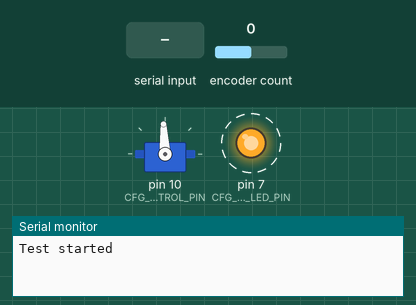
Recording of a sketch running on a simulated Arduino Uno, built with avr-gcc and run on an emulated ATmega328P. On the bench: servo, output pins drawn as LEDs (lit = HIGH), the last lines printed to the serial monitor. Dashed ring = blinking. The inputs (shaded band) are chosen by the test bench; at power-on: encoder count 0.

Above: at 0.79 s.
1.3 s: "1\n" received over Serial
At 2.04 s:
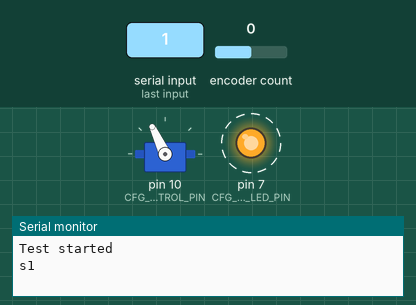
4.3 s: encoder count set to 1
7.3 s: "0\n" received over Serial
At 8.4 s:
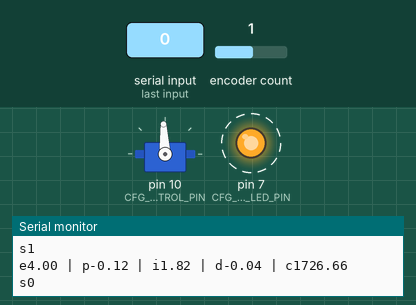
10.3 s: "2\n" received over Serial
At 11.91 s:
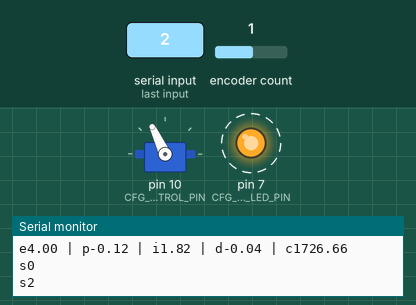
Timing chart, 0 to 50.9 s (numbered marks = the images above; inputs shaded):
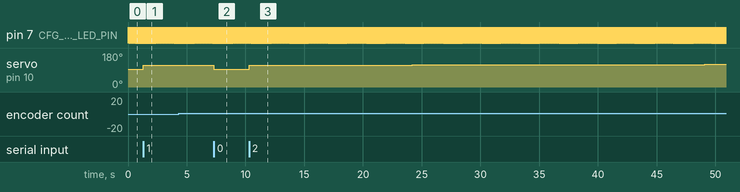

The sketch:

test_pid_with_load.ino
```cpp
#include "fdc_cfg.h"
#include "fdc_pid.h"
#include <Encoder.h>
#include <Servo.h>
#include <stdio.h>

#define MAIN_DEBUG_ENABLE  true

#if (CFG_MASTER_DEBUG_ENABLE && MAIN_DEBUG_ENABLE)
# define SERIAL_DEBUG_PRINT(x)    Serial.print(x)
# define SERIAL_DEBUG_PRINTLN(x)  Serial.println(x)
#else
# define SERIAL_DEBUG_PRINT(x)
# define SERIAL_DEBUG_PRINTLN(x)
#endif

#define LED_ON LOW
#define LED_OFF HIGH
#define BUTTON_PRESSED LOW
#define BUTTON_RELEASED HIGH

#define BLINK_LED() digitalWrite(CFG_BUTTON_LED_PIN, !digitalRead(CFG_BUTTON_LED_PIN))


static Encoder mEncoder(CFG_ENCODER_PIN_B, CFG_ENCODER_PIN_A);
static Servo mEscControlLer;
static volatile bool mAppTimer2InterruptFlag = false;
static uint32_t mSerialInputVal;
static char serialTxBuffer[100];


void timer2Setup() {
  // Draft:
  // Timer2 clock source is 16,000,000 MHz
  // At maximum prescaler of 1024, this means 15625 ticks/s
  // Because Timer2 is a 8-bit timer, so the Output Compare Match value cannot be greater than 255
  // Also 15625 = 5^6
  // So the lowest round frequency we can achieve is 15625 / 125 = 125 Hz
  // With OC = 250, we have 62.5Hz, not so horrible to work with
  // Add a app level prescaler of 16, we got 3.90625Hz. Not too far from intended 4Hz.
  // Eh, good enough
  // So, prescale by 1024, so CS2[2:0] = b111. Output Compare = 250, so OCR2A = 250

  // Stop interrupts
  cli();

  // Clear TC2 Control Register A & B (TCCR2A, TCCR2B)
  TCCR2A = 0;
  TCCR2B = 0;

  // Clear TC2 Counter Value Register (TCNT2)
  TCNT2 = 0;

  // Write TC2 Control Registers to set Waveform Generation Mode (WGM) to Clear Timer on Compare Match (CTC) mode
  // WGM[2:0] = b010
  TCCR2A |= (1 << WGM21);

  // Write TC2 Control Register B to set Clock Select (CS) to clkIO/1024 (prescale by 1024)
  // CS[2:0] = b111
  TCCR2B |= (1 << CS20);
  TCCR2B |= (1 << CS21);
  TCCR2B |= (1 << CS22);

  // Set TC2 Output Compare Register A to 250
  OCR2A = 250;

  // Write TC2 Interrupt Mask Register to enable interrupt on Output Compare A Match
  // OCIE2A = b1
  TIMSK2 |= (1 << OCIE2A);

  // Enable interrupts
  sei();
}

ISR(TIMER2_COMPA_vect) {
  static volatile uint8_t appPrescaler;
  static volatile uint32_t runCounter = 0;
  appPrescaler++;
  if (appPrescaler >= CFG_TIMER2_APP_PRESCALER) {
    mAppTimer2InterruptFlag = true;

    fdc_pid_process_variable = mEncoder.read();
    FDC_PID_INTERRUPT_LOOP;
    mEncoder.write(0);

    appPrescaler = 0;
  }
}

void setup() {
  Serial.begin(115200);

  pinMode(CFG_BUTTON_INPUT_PIN, INPUT_PULLUP);
  pinMode(CFG_BUTTON_LED_PIN, OUTPUT);
  digitalWrite(CFG_BUTTON_LED_PIN, LED_ON);

  mEscControlLer.attach(CFG_ESC_CONTROL_PIN);
  mEscControlLer.writeMicroseconds(CFG_ESC_CONTROL_NEUTRAL_ON_TIME);

  mEncoder.write(0); // Ensure encoder count start at 0

  timer2Setup();
  Serial.println("Test started");
}

#define LOG(x) Serial.print(x); Serial.print(" | ");
#define LOG_2(format, ...) sprintf(serialTxBuffer, format, __VA_ARGS__); Serial.print(serialTxBuffer);

void loop() {
  processSerialData();

  if (fdc_pid_set_point != mSerialInputVal) {
    fdc_pid_set_point = mSerialInputVal;
    Serial.print("s"); Serial.println(mSerialInputVal);
  }

  if (mAppTimer2InterruptFlag) {
    BLINK_LED();

    // // Display PID variable for tuning
    // LOG(fdc_pid_process_variable);
    // LOG(fdc_pid_control_variable);
    // LOG(fdc_pid_corrected_control_variable);
    // LOG(fdc_pid_error);
    // LOG(fdc_pid_last_error);
    // LOG(fdc_pid_p_term);
    // LOG(fdc_pid_i_term);
    // LOG(fdc_pid_d_term);
    // LOG(FDC_PID_KP);
    // LOG(FDC_PID_KI);
    // LOG(FDC_PID_KD);
    // LOG(FDC_PID_I_TERM_MAX);
    // Serial.println();

    if (fdc_pid_process_variable > 1.0) {
      Serial.print("e"); Serial.print(fdc_pid_process_variable); Serial.print(" | ");
      Serial.print("p"); Serial.print(fdc_pid_p_term); Serial.print(" | ");
      Serial.print("i"); Serial.print(fdc_pid_i_term); Serial.print(" | ");
      Serial.print("d"); Serial.print(fdc_pid_d_term); Serial.print(" | ");
      Serial.print("c"); Serial.print(fdc_pid_corrected_control_variable); Serial.println();
    }
    mEscControlLer.writeMicroseconds(fdc_pid_corrected_control_variable);

    mAppTimer2InterruptFlag = false;
  }
}

void processSerialData(void) {
  static char rxChar;
  static uint32_t rxValue;

  while(Serial.available()) {
    rxChar = (char) Serial.read();

    if (rxChar == '\n') {
      mSerialInputVal = rxValue;
      rxValue = 0;
    }
    else if ((rxChar >= '0') && (rxChar <= '9')) {
      rxValue *= 10;
      rxValue += rxChar - 0x30;
    }
  }
}
```

fdc_cfg.h
```cpp
#ifndef CFG_H
#define CFG_H

#define CFG_MASTER_DEBUG_ENABLE true

#define CFG_SERIAL_BAUD_RATE 115200
#define CFG_TIMERONE_PERIOD 250000 // 250,000 us

#define CFG_SYSTEM_FIRST_STATE SYSTEM_STATE_COMPONENT_TEST // Refer to sys_state_t definition
#define CFG_SYSTEM_FIRST_STATE SYSTEM_STATE_WAIT_BUTTON // Refer to sys_state_t definition

#define CFG_COMPONENT_TEST_STATE_LED_BLINK_PERIOD 4
#define CFG_WAIT_BUTTON_STATE_LED_BLINK_PERIOD    2
#define CFG_WAIT_SONAR_STATE_LED_BLINK_PERIOD     1

#define CFG_ESC_CONTROL_NEUTRAL_ON_TIME 1500 // 1,500 us
#define CFG_SONAR_NO_OBSTACLE_PULSE_WIDTH 50000

#define CFG_TIMER2_APP_PRESCALER 2

// Pin configuration
// NOTE: If any of these macros share value with another, something is very wrong
#define CFG_BUTTON_LED_PIN 7
#define CFG_BUTTON_INPUT_PIN 6
#define CFG_ENCODER_PIN_A 2
#define CFG_ENCODER_PIN_B 3
#define CFG_ESC_CONTROL_PIN 10
#define CFG_HC_SR04_TRIG_PIN  12
#define CFG_HC_SR04_ECHO_PIN  11

#endif // CFG_H
```

fdc_pid.cpp
```cpp
#include "fdc_pid.h"

// Variables updated in main loop
CFG_PID_VAR_TYPE fdc_pid_set_point = 0;

// Variables updated and calculated in interrupt handler
volatile CFG_PID_VAR_TYPE fdc_pid_process_variable;
volatile CFG_PID_VAR_TYPE fdc_pid_control_variable;
volatile CFG_PID_VAR_TYPE fdc_pid_corrected_control_variable; // Corrected ESC control value, calculated in interrupt context
volatile CFG_PID_VAR_TYPE fdc_pid_error;
volatile CFG_PID_VAR_TYPE fdc_pid_last_error;
volatile CFG_PID_VAR_TYPE fdc_pid_p_term;
volatile CFG_PID_VAR_TYPE fdc_pid_i_term = 0;
volatile CFG_PID_VAR_TYPE fdc_pid_d_term;

// Variables only updated in main loop during tuning
#if CFG_PID_TUNING
CFG_PID_VAR_TYPE FDC_PID_OFFSET = ((CFG_PID_CTRL_VAR_MAX + CFG_PID_CTRL_VAR_MIN) / 2);
CFG_PID_VAR_TYPE FDC_PID_KP = CFG_PID_DEFAULT_KP;
CFG_PID_VAR_TYPE FDC_PID_KI = CFG_PID_DEFAULT_KI;
CFG_PID_VAR_TYPE FDC_PID_KD = CFG_PID_DEFAULT_KD;
CFG_PID_VAR_TYPE FDC_PID_CTRL_VAR_MAX = CFG_PID_CTRL_VAR_MAX;
CFG_PID_VAR_TYPE FDC_PID_CTRL_VAR_MIN = CFG_PID_CTRL_VAR_MIN;
CFG_PID_VAR_TYPE FDC_PID_I_TERM_MAX = CFG_PID_DEFAULT_I_TERM_MAX;
#endif // CFG_PID_TUNING
```

fdc_pid.h
```cpp
#ifndef FDC_PID_H
#define FDC_PID_H

#include <stdint.h>
#include "fdc_cfg.h"

#define CFG_PID_VAR_TYPE float
#define CFG_PID_DEFAULT_KP 0.04
#define CFG_PID_DEFAULT_KI 0.02
#define CFG_PID_DEFAULT_KD 0.01
#define CFG_PID_DEFAULT_I_TERM_MAX 200
#define CFG_PID_CTRL_VAR_MAX 1850
#define CFG_PID_CTRL_VAR_MIN 1600


extern CFG_PID_VAR_TYPE fdc_pid_set_point;

extern volatile CFG_PID_VAR_TYPE fdc_pid_process_variable; // Encoder value, read in interrupt context
extern volatile CFG_PID_VAR_TYPE fdc_pid_control_variable; // ESC control value, calculated in interrupt context
extern volatile CFG_PID_VAR_TYPE fdc_pid_corrected_control_variable; // Corrected ESC control value, calculated in interrupt context
extern volatile CFG_PID_VAR_TYPE fdc_pid_error; // Variable storing current cycle error, calculated in interrupt context
extern volatile CFG_PID_VAR_TYPE fdc_pid_last_error; // Record error for next cycle derivative gain calculation, assigned in interrupt context
extern volatile CFG_PID_VAR_TYPE fdc_pid_p_term;
extern volatile CFG_PID_VAR_TYPE fdc_pid_i_term;
extern volatile CFG_PID_VAR_TYPE fdc_pid_d_term;


#define CFG_PID_TUNING true
#if CFG_PID_TUNING
extern CFG_PID_VAR_TYPE FDC_PID_OFFSET;
extern CFG_PID_VAR_TYPE FDC_PID_KP;
extern CFG_PID_VAR_TYPE FDC_PID_KI;
extern CFG_PID_VAR_TYPE FDC_PID_KD;
extern CFG_PID_VAR_TYPE FDC_PID_CTRL_VAR_MAX;
extern CFG_PID_VAR_TYPE FDC_PID_CTRL_VAR_MIN;
extern CFG_PID_VAR_TYPE FDC_PID_I_TERM_MAX;

#else // CFG_PID_TUNING
static const CFG_PID_VAR_TYPE FDC_PID_OFFSET = 1700;
static const CFG_PID_VAR_TYPE FDC_PID_KP = CFG_PID_DEFAULT_KP; // Always constant. To be configure.
static const CFG_PID_VAR_TYPE FDC_PID_KI = CFG_PID_DEFAULT_KI; // Always constant. To be configure.
static const CFG_PID_VAR_TYPE FDC_PID_KD = CFG_PID_DEFAULT_KD; // Always constant. To be configure.
static const CFG_PID_VAR_TYPE FDC_PID_CTRL_VAR_MAX = 1750;
static const CFG_PID_VAR_TYPE FDC_PID_CTRL_VAR_MIN = 1650;
static const CFG_PID_VAR_TYPE FDC_PID_I_TERM_MAX = 50;

#endif // CFG_PID_TUNING

/*
Last Error = Error
Error = Set Point – Process Variable
Integral = Integral + Error
Derivative = Error – Last Error
Control Variable = (Kp * Error) + (Ki * Integral) + (Kd * Derivative)
*/

#define FDC_PID_INTERRUPT_LOOP \
    do { \
      fdc_pid_error = fdc_pid_set_point - fdc_pid_process_variable;                                                               \
                                                                                                                                  \
      /* Calculate Proportional term */                                                                                           \
      fdc_pid_p_term = FDC_PID_KP * fdc_pid_error;                                                                                \
                                                                                                                                  \
      /* Calculate Integral term */                                                                                               \
      fdc_pid_i_term += FDC_PID_KI * fdc_pid_error;                                                                               \
      if (fdc_pid_i_term > FDC_PID_I_TERM_MAX) {                                                                                  \
        fdc_pid_i_term = FDC_PID_I_TERM_MAX;                                                                                      \
      }                                                                                                                           \
      if (fdc_pid_i_term < - FDC_PID_I_TERM_MAX) {                                                                                \
        fdc_pid_i_term = - FDC_PID_I_TERM_MAX;                                                                                    \
      }                                                                                                                           \
                                                                                                                                  \
      /* Calculate Derivative term */                                                                                             \
      fdc_pid_d_term = FDC_PID_KD * (fdc_pid_error - fdc_pid_last_error);                                                         \
                                                                                                                                  \
      /* Update last error value */                                                                                               \
      fdc_pid_last_error = fdc_pid_error;                                                                                         \
                                                                                                                                  \
      /* Calculate control variable */                                                                                            \
      fdc_pid_control_variable = fdc_pid_p_term + fdc_pid_i_term + fdc_pid_d_term;                                                \
                                                                                                                                  \
      /* Apply offset and saturate control variable */                                                                            \
      fdc_pid_corrected_control_variable = fdc_pid_control_variable + FDC_PID_OFFSET;                                             \
      if (fdc_pid_corrected_control_variable > FDC_PID_CTRL_VAR_MAX) {                                                            \
        fdc_pid_corrected_control_variable = FDC_PID_CTRL_VAR_MAX;                                                                \
      }                                                                                                                           \
      if (fdc_pid_corrected_control_variable < FDC_PID_CTRL_VAR_MIN) {                                                            \
        fdc_pid_corrected_control_variable = FDC_PID_CTRL_VAR_MIN;                                                                \
      }                                                                                                                           \
                                                                                                                                  \
      /* Stop engine when Set Point is 0 */                                                                                       \
      if (fdc_pid_set_point == 0) {                                                                                               \
        fdc_pid_corrected_control_variable = 1500;                                                                                \
      }                                                                                                                           \
    } while(0);

#define FDC_PID_MAIN_LOOP \
    do { \
    } while (0);

#endif // FDC_PID_H
```

Measured:
- after the input at 1.3 s, servo on pin 10 (CFG_ESC_CONTROL_PIN): 93° → 115° at once
- after the input at 7.3 s, servo on pin 10 (CFG_ESC_CONTROL_PIN): 115° → 93° at once
- after the input at 10.3 s, servo on pin 10 (CFG_ESC_CONTROL_PIN): moves from 93° to 119° over 29.9 s, starting at once
- by itself, pin 7 (CFG_BUTTON_LED_PIN): alternates HIGH for 0.03 s and LOW for 0.03 s
